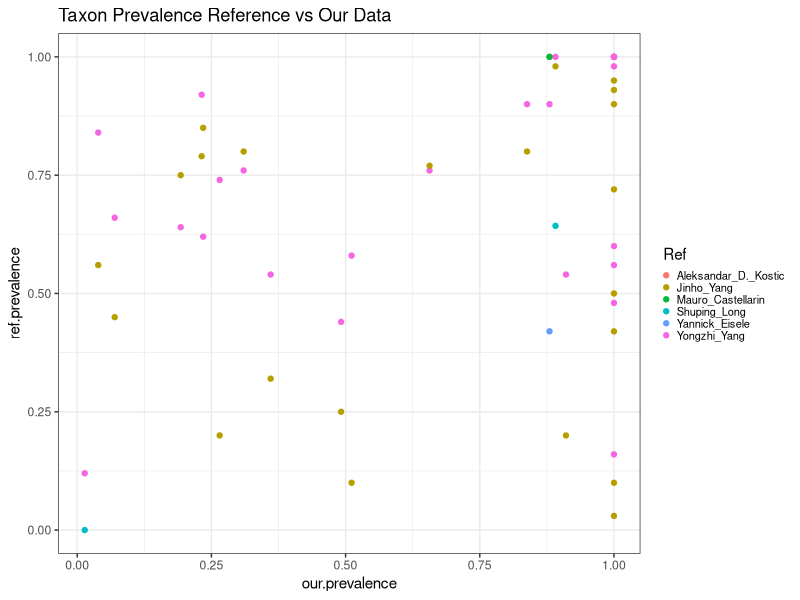
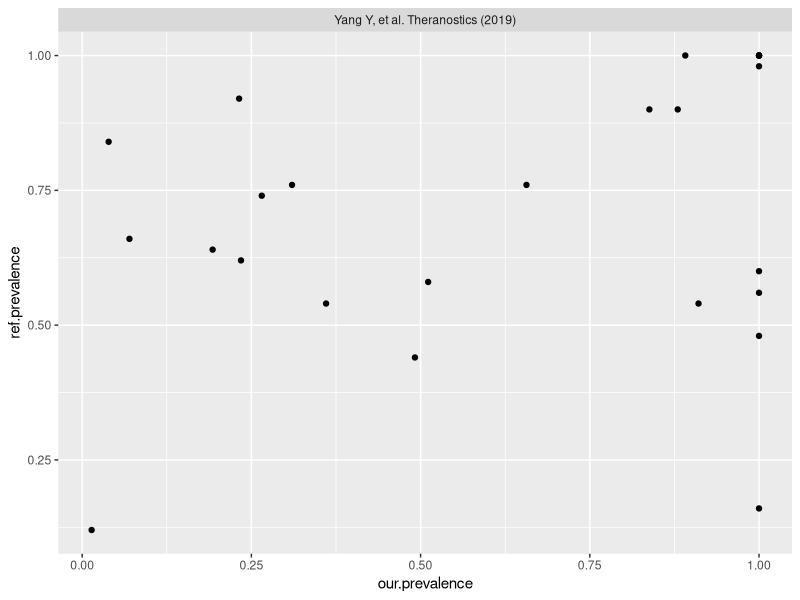
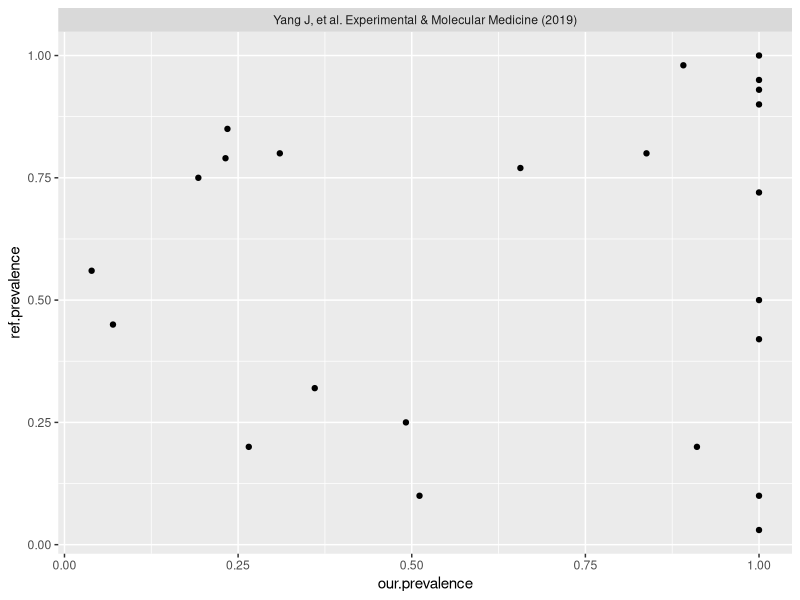
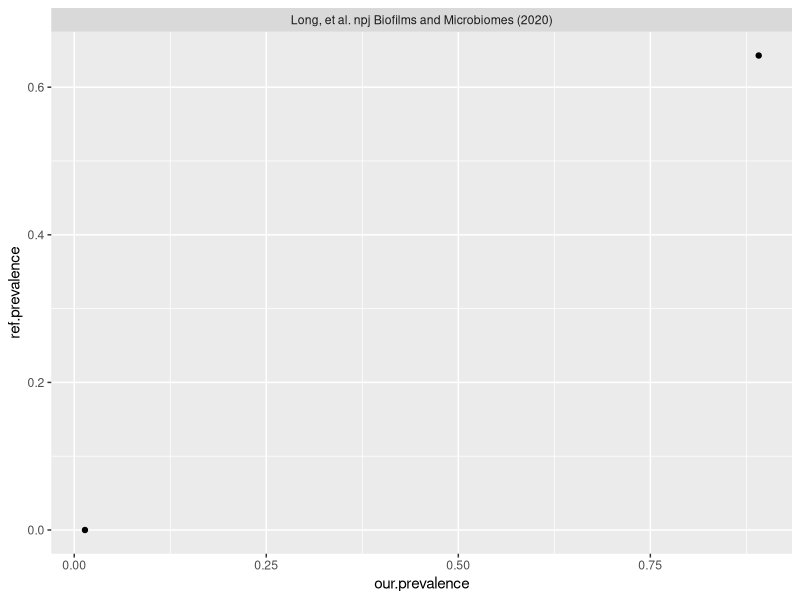
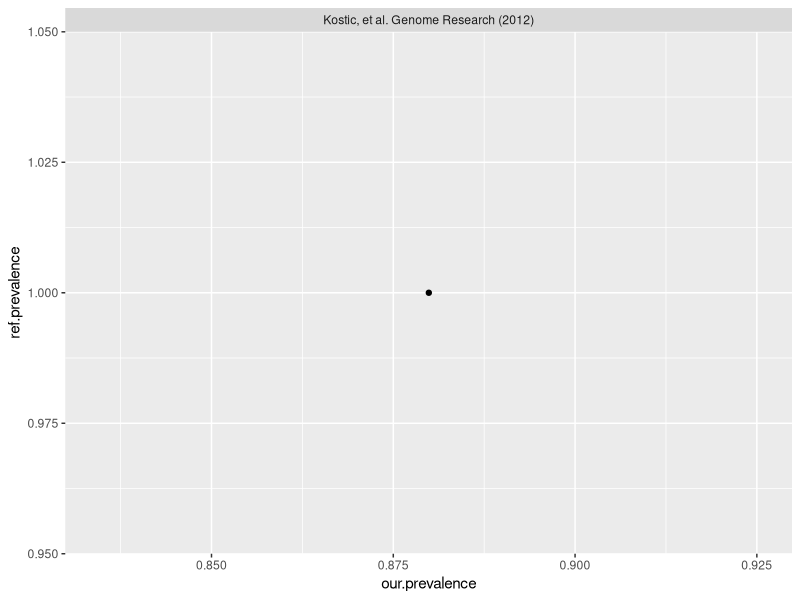
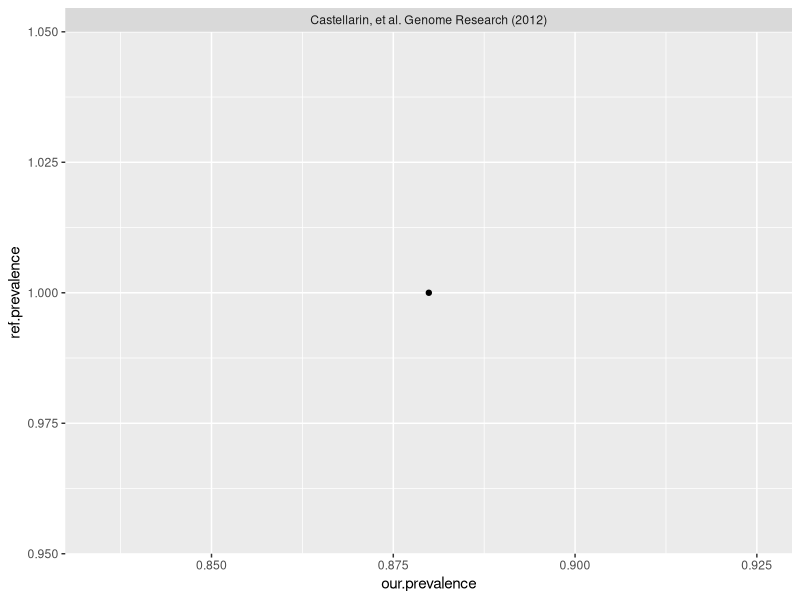
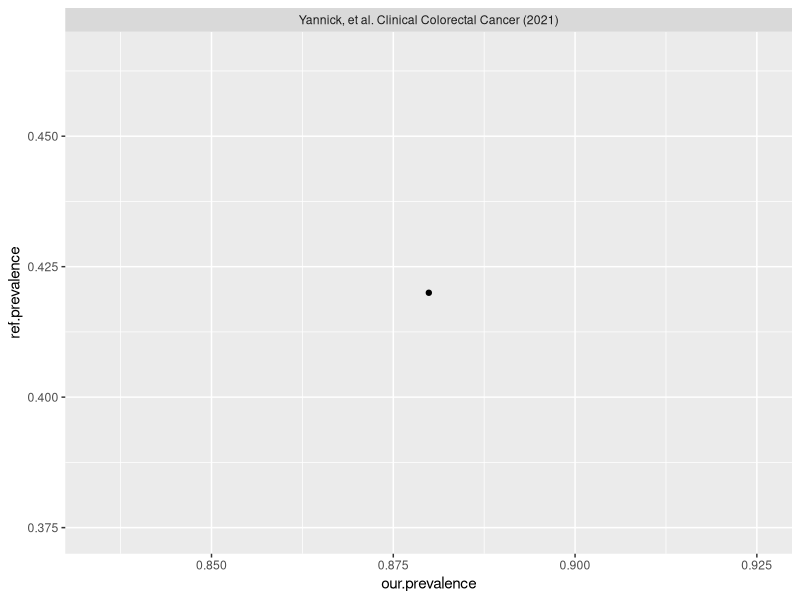

R code for these plots, in order:
## ---- chunk 1
library(readxl)
library(ggplot2)
library(tidyverse)
library(tidyr)
library(lubridate)
## ---- chunk 2
# Load our prevalence data
prev_spak <- read_csv("../data/prevalence_fulltaxa.csv")
## ---- chunk 3
# Load in data frames from my literature search
prev_kostic <- read_csv("../data/Aleksandar_D._Kostic_prev.csv")
prev_j_yang <- read_csv("../data/Jinho_Yang_prev.csv")
prev_castellarin <- read_csv("../data/Mauro_Castellarin_prev.csv")
prev_long <- read_csv("../data/Shuping_Long_prev.csv")
prev_eisele <- read_csv("../data/Yannick_Eisele_prev.csv")

## ---- chunk 4
# Load in Y. Yang data
prev_y_yang <- read_csv("../data/y_yang_prev.csv")
## ---- chunk 5
# Join together all the data frames
prev_join <- prev_spak %>%
  full_join(prev_y_yang) %>%
  full_join(prev_kostic) %>%
  full_join(prev_j_yang) %>%
  full_join(prev_castellarin) %>%
  full_join(prev_long) %>%
  full_join(prev_eisele)
## ---- chunk 6
# We want to tally how many times each taxon appears, which will represent how many studies the taxon appeared. We are doing this because graphing a taxon that only appears in one study is not informative.
taxon_filter <- as.list(tally(group_by(prev_join, Taxon)) %>%
                           # Filter for appearances in at least 3 studies
                           filter(n > 2) %>%
                           select(-n))
## ---- chunk 7
# Here, I join the literature data frames
prev_scatter_lit <- prev_y_yang %>%
  full_join(prev_kostic) %>%
  full_join(prev_j_yang) %>%
  full_join(prev_castellarin) %>%
  full_join(prev_long) %>%
  full_join(prev_eisele) %>%
  # I rename the prevalence column to identify it as the prevalence from our references
  rename(ref.prevalence = Prevalence)  %>%
  # We reuse the filter from above to allow us to join this new data frame
  filter(Taxon %in% taxon_filter[["Taxon"]])
## ---- chunk 8
# We join our data to the literature data
prev_scatter <- prev_spak %>%
  # Our data has its prevalence column renamed
  rename(our.prevalence = Prevalence) %>%
  # No need to keep reference identifier for our data. In the final data frame, our data prevalence will have its own column 
  select(-Ref, -Reference) %>%
  # Joined
  right_join(prev_scatter_lit) %>%
  filter(!is.na(our.prevalence))
## ---- chunk 9
# Combined Scatter Plot
# Here we plot all taxon prevalence points from the prev_scatter data frame.
prev_scatter %>%
  # set axes
  ggplot(aes(x = our.prevalence, y = ref.prevalence)) +
  # Color based on reference (with respect to the reference y-axis)
  geom_point(aes(color = Ref)) + 
  ggtitle("Taxon Prevalence Reference vs Our Data") + 
  theme_bw() +
  theme(legend.key.size = unit(0.01, 'mm'),
        legend.text = element_text(size=8))
## ---- chunk 10
# Individual Scatter Plots
# Create scatter plot for each reference
ref_scatter <-unique(prev_scatter$Reference)
for(ref.type in ref_scatter){
  # Print outputs
  print(prev_scatter %>%
          filter(Reference == ref.type) %>%
          # Set each axis
          ggplot(aes(x = our.prevalence, y = ref.prevalence)) +
          # Color data points based on response
          geom_point() +
          facet_wrap(vars(Reference), scales = "free_y"))}
